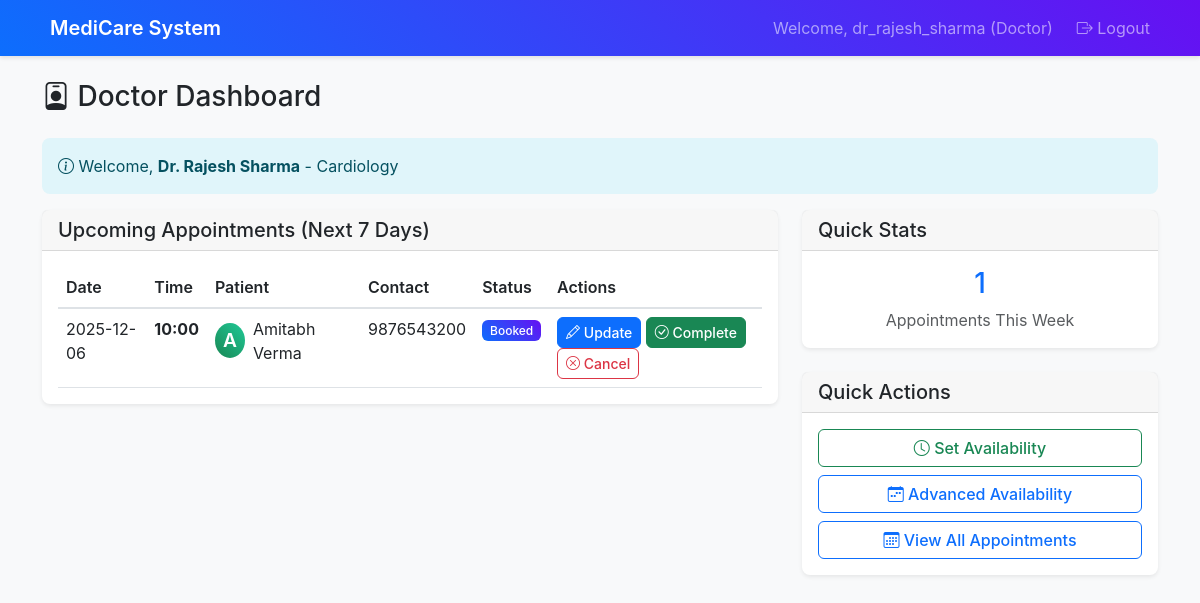
Page /doctor/dashboard (signed in) on the committed database.
### app.py (models this page shows)
class Doctor(db.Model):
    __tablename__ = 'doctors'
    id: Mapped[int] = mapped_column(primary_key=True)
    user_id: Mapped[int] = mapped_column(db.ForeignKey('users.id'), nullable=False)
    name: Mapped[str] = mapped_column(nullable=False)
    specialization: Mapped[str] = mapped_column(nullable=True)
    phone: Mapped[str] = mapped_column(nullable=True)
    availability_days: Mapped[str] = mapped_column(nullable=True)
    availability_hours: Mapped[str] = mapped_column(nullable=True)
    availability_slots: Mapped[str] = mapped_column(nullable=True)
    created_at: Mapped[datetime] = mapped_column(default=datetime.utcnow)
    user = db.relationship('User', back_populates='doctor')
    appointments = db.relationship('Appointment', back_populates='doctor')

class Appointment(db.Model):
    __tablename__ = 'appointments'
    id: Mapped[int] = mapped_column(primary_key=True)
    patient_id: Mapped[int] = mapped_column(db.ForeignKey('patients.id'), nullable=False)
    doctor_id: Mapped[int] = mapped_column(db.ForeignKey('doctors.id'), nullable=False)
    appointment_date: Mapped[date] = mapped_column(nullable=False)
    appointment_time: Mapped[str] = mapped_column(nullable=False)
    status: Mapped[str] = mapped_column(default='booked')  # booked, completed, cancelled
    created_at: Mapped[datetime] = mapped_column(default=datetime.utcnow)
    patient = db.relationship('Patient', back_populates='appointments')
    doctor = db.relationship('Doctor', back_populates='appointments')
    treatment = db.relationship('Treatment', back_populates='appointment', uselist=False)

class Patient(db.Model):
    __tablename__ = 'patients'
    id: Mapped[int] = mapped_column(primary_key=True)
    user_id: Mapped[int] = mapped_column(db.ForeignKey('users.id'), nullable=False)
    name: Mapped[str] = mapped_column(nullable=False)
    phone: Mapped[str] = mapped_column()
    address: Mapped[str] = mapped_column()
    created_at: Mapped[datetime] = mapped_column(default=datetime.utcnow)
    user = db.relationship('User', back_populates='patient')
    appointments = db.relationship('Appointment', back_populates='patient')

### routes.py (the view)
@app.route('/doctor/dashboard')
@login_required
@role_required(['doctor'])
def doctor_dashboard():
    doctor = Doctor.query.join(User).filter(User.id == session['user_id']).first()
    if not doctor:
        flash('Doctor profile not found', 'error')
        return redirect(url_for('logout'))
    today = date.today()
    week_end = today + timedelta(days=7)
    appointments = db.session.query(
        Appointment,
        Patient.name.label('patient_name'),
        Patient.phone.label('patient_phone')
    ).join(Patient, Appointment.patient_id == Patient.id)\
     .filter(
        Appointment.doctor_id == doctor.id,
        Appointment.appointment_date.between(today, week_end),
        Appointment.status == 'booked'
    ).order_by(Appointment.appointment_date, Appointment.appointment_time).all()
    return render_template('doctor_dashboard.html',
                         doctor=doctor,
                         appointments=appointments)

### routes.py (called while the page is built)
def login_required(f):
    @wraps(f)
    def decorated_function(*args, **kwargs):
        if 'user_id' not in session:
            return redirect(url_for('login'))
        return f(*args, **kwargs)
    return decorated_function

def role_required(roles):
    def decorator(f):
        @wraps(f)
        def decorated_function(*args, **kwargs):
            if 'user_role' not in session or session['user_role'] not in roles:
                flash('Access denied. Insufficient permissions.', 'error')
                return redirect(url_for('login'))
            return f(*args, **kwargs)
        return decorated_function
    return decorator

### templates/doctor_dashboard.html (shortened to what this page needs)
{% extends "base.html" %}
{% block content %}
<div class="row">
    <div class="col-12">
        <h1 class="h3 mb-4">
            <i class="bi bi-person-badge"></i> Doctor Dashboard
        </h1>
        <div class="alert alert-info">
            <i class="bi bi-info-circle"></i>
            Welcome, <strong>{{ doctor.name }}</strong> - {{ doctor.specialization }}
        </div>
    </div>
</div>
<div class="row">
    <div class="col-md-8">
        <div class="card">
            <div class="card-header">
                <h5 class="mb-0">Upcoming Appointments (Next 7 Days)</h5>
            </div>
            <div class="card-body">
                {% if appointments %}
                <div class="table-responsive">
                    <table class="table">
                        <thead>
                            <tr>
                                <th>Date</th>
                                <th>Time</th>
                                <th>Patient</th>
                                <th>Contact</th>
                                <th>Status</th>
                                <th>Actions</th>
                            </tr>
                        </thead>
                        <tbody>
                            {% for appointment_tuple in appointments %}
                            {% set appointment = appointment_tuple[0] %}
                            {% set patient_name = appointment_tuple[1] %}
                            {% set patient_phone = appointment_tuple[2] %}
                            <tr>
                                <td>{{ appointment.appointment_date }}</td>
                                <td>
                                    <strong>{{ appointment.appointment_time }}</strong>
                                </td>
                                <td>
                                    <div class="d-flex align-items-center">
                                        <div class="avatar bg-success text-white rounded-circle d-flex align-items-center justify-content-center me-2" style="width: 35px; height: 35px;">
                                            {{ patient_name[0] }}
                                        </div>
                                        {{ patient_name }}
                                    </div>
                                </td>
                                <td>{{ patient_phone or '-' }}</td>
                                <td>
                                    <span class="badge bg-{{ 'success' if appointment.status == 'completed' else 'primary' if appointment.status == 'booked' else 'secondary' }}">
                                        {{ appointment.status.title() }}
                                    </span>
                                </td>
                                <td>
                                    {% if appointment.status == 'booked' %}
                                    <a href="/doctor/appointment/{{ appointment.id }}/update-history" class="btn btn-sm btn-primary">
                                        <i class="bi bi-pencil"></i> Update
                                    </a>
                                    <button class="btn btn-sm btn-success" data-bs-toggle="modal" data-bs-target="#completeModal{{ appointment.id }}">
                                        <i class="bi bi-check-circle"></i> Complete
                                    </button>
                                    <form method="POST" action="{{ url_for('doctor_cancel_appointment', appointment_id=appointment.id) }}" class="d-inline" onsubmit="return confirm('Are you sure you want to cancel this appointment?')">
                                        <button type="submit" class="btn btn-sm btn-outline-danger">
                                            <i class="bi bi-x-circle"></i> Cancel
                                        </button>
                                    </form>
                                    {% else %}
                                    <span class="text-muted">{{ appointment.status.title() }}</span>
                                    {% endif %}
                                </td>
                            </tr>
                            {% endfor %}
                        </tbody>
                    </table>
                </div>
                {% else %}
                <div class="text-center py-4">
                    <i class="bi bi-calendar-x display-1 text-muted"></i>
                    <h4 class="text-muted">No appointments today</h4>
                    <p class="text-muted">You have a free day!</p>
                </div>
                {% endif %}
            </div>
        </div>
    </div>
    <div class="col-md-4">
        <div class="card mb-4">
            <div class="card-header">
                <h5 class="mb-0">Quick Stats</h5>
            </div>
            <div class="card-body">
                <div class="text-center">
                    <h3 class="text-primary">{{ appointments|length }}</h3>
                    <p class="text-muted mb-0">Appointments This Week</p>
                </div>
            </div>
        </div>
        <div class="card">
            <div class="card-header">
                <h5 class="mb-0">Quick Actions</h5>
            </div>
            <div class="card-body">
                <div class="d-grid gap-2">
                    <a href="{{ url_for('doctor_availability') }}" class="btn btn-outline-success">
                        <i class="bi bi-clock"></i> Set Availability
                    </a>
                    <a href="{{ url_for('advanced_doctor_availability') }}" class="btn btn-outline-primary">
                        <i class="bi bi-calendar-week"></i> Advanced Availability
                    </a>
                    <a href="{{ url_for('doctor_appointments') }}" class="btn btn-outline-primary">
                        <i class="bi bi-calendar3"></i> View All Appointments
                    </a>
                </div>
            </div>
        </div>
    </div>
</div>
{% endblock %}

### static/style.css (style rules this page uses)
:root { --primary-color: #0d6efd; --success-color: #198754; --info-color: #0dcaf0; --warning-color: #ffc107; --danger-color: #dc3545; --light-color: #f8f9fa; --dark-color: #212529; }
body { background-color: #f8f9fa; font-family: -apple-system, BlinkMacSystemFont, 'Segoe UI', Roboto, sans-serif; }
.card { border: none; box-shadow: 0 0.125rem 0.25rem rgba(0, 0, 0, 0.075); border-radius: 0.5rem; transition: box-shadow 0.15s ease-in-out; }
.card-header { background-color: rgba(0, 0, 0, 0.03); border-bottom: 1px solid rgba(0, 0, 0, 0.125); font-weight: 500; }
.avatar { font-weight: 600; font-size: 1.2em; }
.btn { border-radius: 0.375rem; font-weight: 500; transition: all 0.15s ease-in-out; }
.btn-primary { background-color: var(--primary-color); border-color: var(--primary-color); }
.alert { border: none; border-radius: 0.5rem; }
.alert-info { background-color: rgba(13, 202, 240, 0.1); color: #055160; }
.badge { font-weight: 500; border-radius: 0.375rem; }
.table { margin-bottom: 0; }
.table th { font-weight: 600; color: var(--dark-color); border-bottom: 2px solid #dee2e6; }
.bg-primary { background: linear-gradient(45deg, #0d6efd, #6610f2) !important; }
.bg-success { background: linear-gradient(45deg, #198754, #20c997) !important; }
.card, .alert { animation: fadeInUp 0.5s ease-out; }

### rows in the picture
Doctor: name "Dr. Rajesh Sharma", specialization "Cardiology"
Appointment: appointment_date "2025-12-06", appointment_time "10:00", status "Booked"
Patient: name "A", name "Amitabh Verma", phone "9876543200"

### other values in the picture
{{ session.username }} "dr_rajesh_sharma"
{{ session.user_role.title() }} "Doctor"
{{ appointments|length }} "1"
